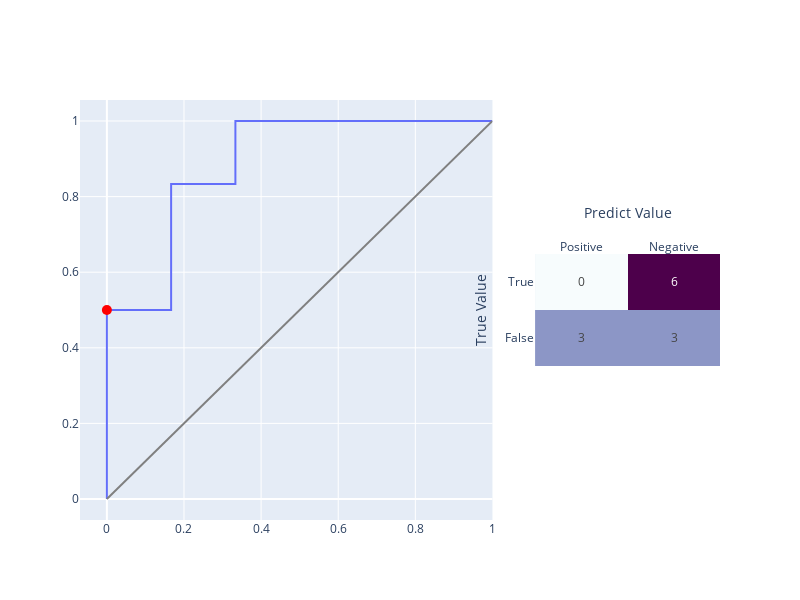

Notebook code cell kept with this figure:
### Code cell
thr=2
# subplots
left_width = 0.7
# fig = make_subplots(rows=1, cols=2,column_widths=[left_width, 1 - left_width])
fig = make_subplots(rows=3, cols=3,specs=[[{"colspan": 2, 'rowspan' : 3},None, None],[None,None,{}],[None,None,None]])
# subplot 1번에 넣기
fig_2 = px.line(x=fpr,y=tpr)
fig.append_trace(fig_2.data[0],row=1,col=1)

# subplot 1번에 있는 plot과 합치기

# base classifier
fig.add_trace(
    go.Scatter(
        x=[0, 1],
        y=[0, 1],
        mode="lines",
        line=go.scatter.Line(color="gray"),
        showlegend=False),row=1,col=1)
# dot
fig.add_trace(
    go.Scatter(
        x=[fpr[thr]],
        y=[tpr[thr]],
        showlegend=False,
        marker=dict(color="red", size=10)),
        row=1,col=1)

# subplot 2번에 넣기
pred_log = (percent_of_criminal >= threshold[thr])
con_max = confusion_matrix(criminal,pred_log,labels=[1, 0])
fig_3 = px.imshow(con_max, text_auto=True ,color_continuous_scale='BuPu',x=['Positive','Negative'], y=['False','True'])
fig_3.update_traces(dict(showscale=False, 
                    coloraxis=None, 
                    colorscale='BuPu'), selector={'type':'heatmap'})
fig_3.update_xaxes(side='top')

fig_3.update_xaxes(side='top')
fig.add_trace(fig_3.data[0],row=2,col=3)

# plot update
fig.update_layout(width=800,height=600)
fig.update_xaxes(title_text="Predict Value",row=2,col=3,side='top')
fig.update_yaxes(title_text="True Value",row=2,col=3)

### Figure 1 — Plotly figure (JSON) as saved in the notebook; plotly's stock layout.template omitted (floating-point values rounded to 4 significant figures)
{"data": [{"hovertemplate": "x=%{x}<br>y=%{y}<extra></extra>", "legendgroup": "", "line": {"color": "#636efa", "dash": "solid"}, "marker": {"symbol": "circle"}, "mode": "lines", "name": "", "orientation": "v", "showlegend": false, "type": "scatter", "x": [0, 0, 0, 0.1667, 0.1667, 0.3333, 0.3333, 1], "xaxis": "x", "y": [0, 0.1667, 0.5, 0.5, 0.8333, 0.8333, 1, 1], "yaxis": "y"}, {"line": {"color": "gray"}, "mode": "lines", "showlegend": false, "type": "scatter", "x": [0, 1], "xaxis": "x", "y": [0, 1], "yaxis": "y"}, {"marker": {"color": "red", "size": 10}, "showlegend": false, "type": "scatter", "x": [0], "xaxis": "x", "y": [0.5], "yaxis": "y"}, {"colorscale": [[0, "rgb(247,252,253)"], [0.125, "rgb(224,236,244)"], [0.25, "rgb(191,211,230)"], [0.375, "rgb(158,188,218)"], [0.5, "rgb(140,150,198)"], [0.625, "rgb(140,107,177)"], [0.75, "rgb(136,65,157)"], [0.875, "rgb(129,15,124)"], [1, "rgb(77,0,75)"]], "hovertemplate": "x: %{x}<br>y: %{y}<br>color: %{z}<extra></extra>", "name": "0", "showscale": false, "texttemplate": "%{z}", "type": "heatmap", "x": ["Positive", "Negative"], "xaxis": "x2", "y": ["False", "True"], "yaxis": "y2", "z": [[3, 3], [0, 6]]}], "layout": {"height": 600, "width": 800, "xaxis": {"anchor": "y", "domain": [0, 0.6444]}, "xaxis2": {"anchor": "y2", "domain": [0.7111, 1], "side": "top", "title": {"text": "Predict Value"}}, "yaxis": {"anchor": "x", "domain": [0, 1]}, "yaxis2": {"anchor": "x2", "domain": [0.3667, 0.6333], "title": {"text": "True Value"}}}}
